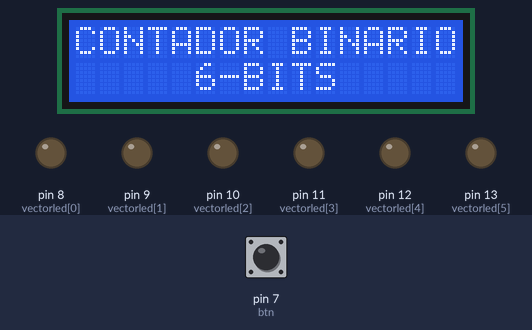
Simulated run of this sketch. Board: Arduino Uno, built with avr-gcc and run on an emulated ATmega328P. On the bench: 16×2 character LCD, output pins drawn as LEDs (lit = HIGH). The inputs (shaded band) are chosen by the test bench; at power-on: pin 7 (btn) LOW.

Above: at 0.1 s.
3.3 s: pin 7 (btn) pulled HIGH for 0.15 s
At 4.8 s:
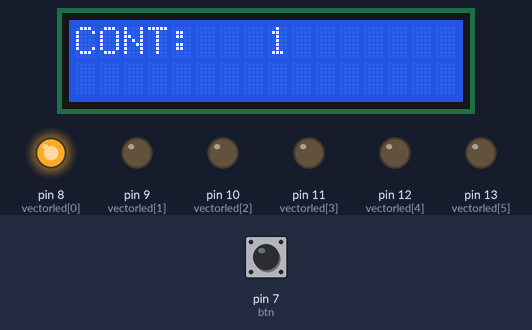
5.1 s: pin 7 (btn) pulled HIGH for 1 s
At 6.9 s:
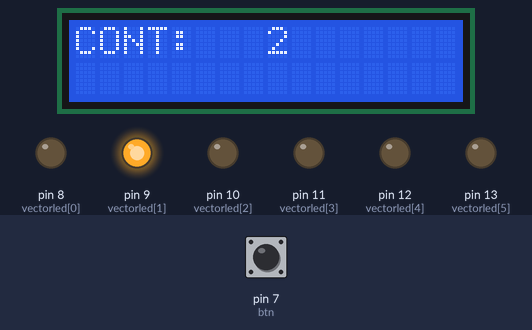
7.6 s: pin 7 (btn) pulled HIGH for 0.15 s
At 8.3 s:
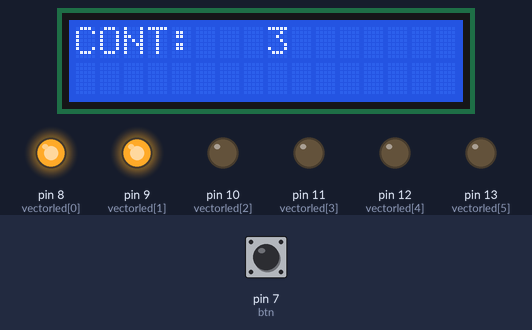
9.4 s: pin 7 (btn) pulled HIGH for 3.2 s
At 13.1 s:
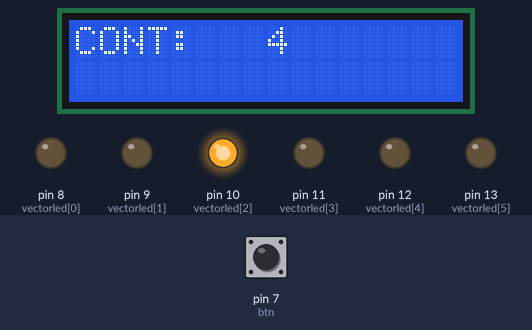
14.1 s: pin 7 (btn) pulled HIGH for 0.15 s
At 15.6 s:
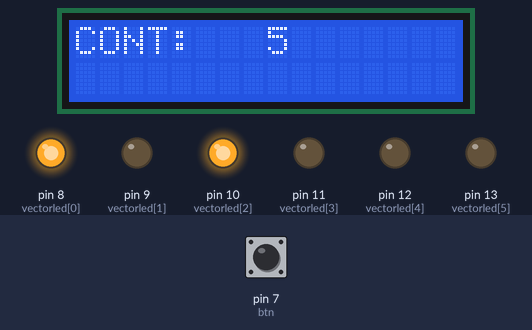
15.9 s: pin 7 (btn) pulled HIGH for 1 s
At 17.5 s:
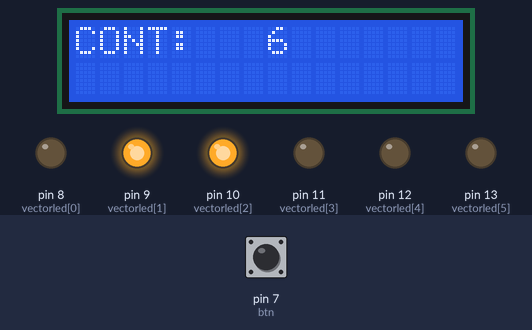
Timing chart, 0 to 19.0 s (numbered marks = the images above; inputs shaded):
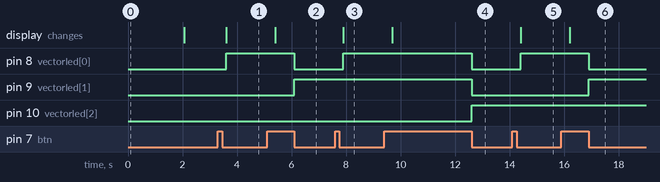

Measured:
- after the input at 3.3 s, pin 8 (vectorled[0]): LOW → HIGH after 0.30 s; the display: changes after 0.30 s (image 1)
- after the input at 5.1 s, pin 8 (vectorled[0]): HIGH → LOW after 1.0 s; pin 9 (vectorled[1]): LOW → HIGH after 1.0 s; the display: changes after 0.30 s (image 2)
- after the input at 7.6 s, pin 8 (vectorled[0]): LOW → HIGH after 0.30 s; the display: changes after 0.30 s (image 3)
- after the input at 9.4 s, pin 8 (vectorled[0]), pin 9 (vectorled[1]): HIGH → LOW after 3.2 s; pin 10 (vectorled[2]): LOW → HIGH after 3.2 s; the display: changes after 0.30 s (image 4)
- after the input at 14.1 s, pin 8 (vectorled[0]): LOW → HIGH after 0.30 s; the display: changes after 0.30 s (image 5)
- after the input at 15.9 s, pin 8 (vectorled[0]): HIGH → LOW after 1.0 s; pin 9 (vectorled[1]): LOW → HIGH after 1.0 s; the display: changes after 0.30 s (image 6)

The sketch:

Tarea3NogalesCamilo.ino
```cpp
/*
 * CAPITULO 2: PUERTOS DIGITALES
 * TAREA 3: Realizar un contador binario hasta 6 bits. Cuando se presione un pulsador,
 * se debe observar el aumento de la variable en su número binario visto en leds.
 */
#include<LiquidCrystal.h>

LiquidCrystal lcd (A0,A1,A2,A3,A4,A5);
const int vectorled [6] = {8,9,10,11,12,13};
const int btn = 7;
int i = 0, j=0, k;
void setup() {
  // put your setup code here, to run once:
  pinMode(btn,INPUT);
  lcd.begin(16, 2);
  lcd.setCursor(0,0);
  lcd.print("CONTADOR BINARIO");
  lcd.setCursor(0,1);
  lcd.print("     6-BITS     ");
  delay(2000);
  lcd.setCursor(0,0);
  lcd.print("                ");
  lcd.setCursor(0,1);
  lcd.print("                ");
  for(i=0;i<6;i++){
    pinMode(vectorled[i],OUTPUT);
  }
}

void loop() {

  // put your main code here, to run repeatedly:
  if(digitalRead(btn)==HIGH){
  delay(300); //antirebote
  j++;

  //funcion toogle
  //digitalWrite(led1,!digitalRead(led1));
  if(j>63){//contador maximo
    j=0;
    lcd.setCursor(0,0);
    lcd.print("CONT:");
    lcd.setCursor(8,0);
    lcd.print(j);
    lcd.setCursor(9,0);
    lcd.print("   ");

  }
  lcd.setCursor(0,0);
  lcd.print("CONT:");
  lcd.setCursor(8,0);
  lcd.print(j);
  while(digitalRead(btn)==HIGH){}
  }
  k=j;
  for(i=0;i<6;i++){
    digitalWrite(vectorled[i],k%2);
    k=k/2;
  }
}
```
